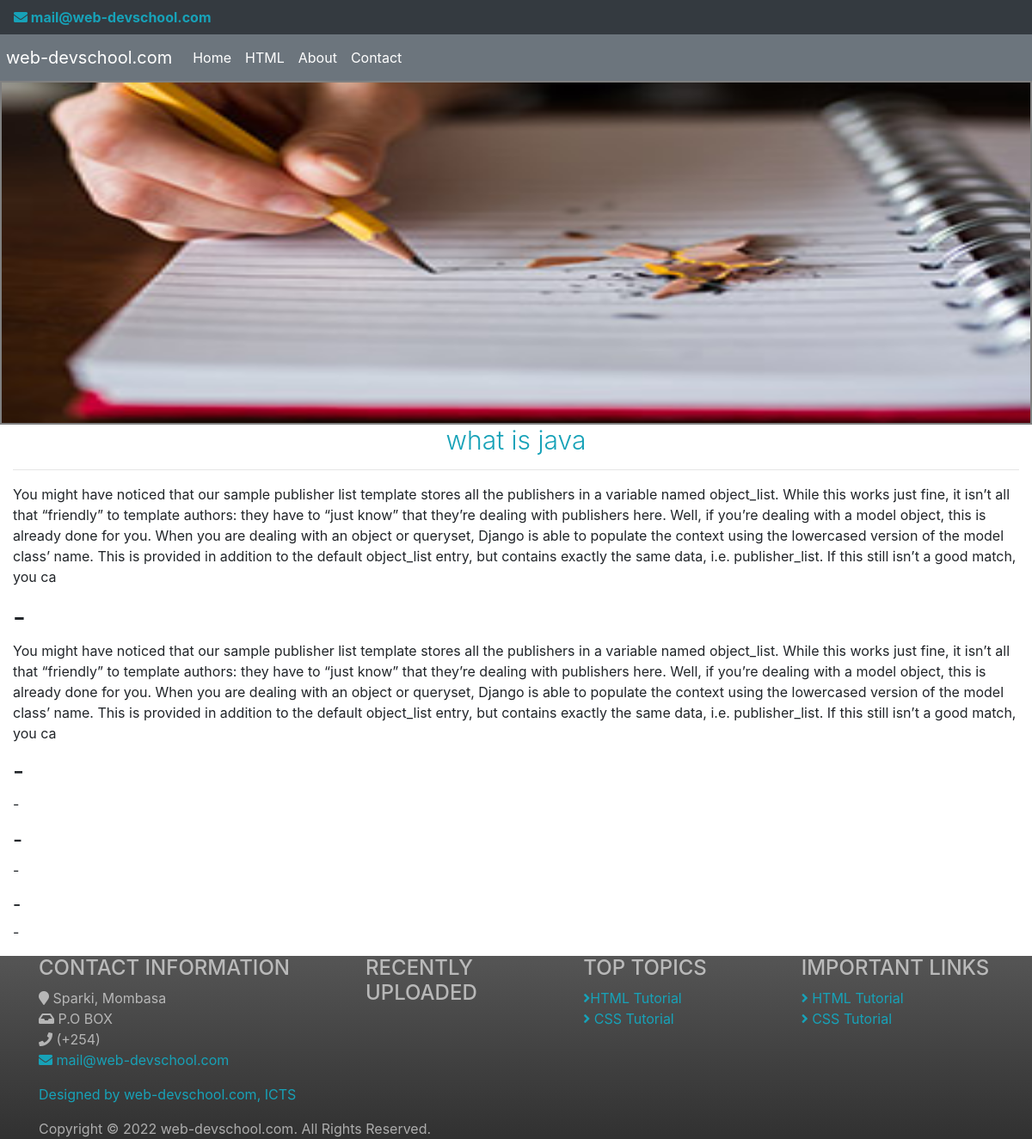
Screenshot of /article/what-is-java with the database file from the repository.
### articles/models.py (models this page shows, shortened)
class article(models.Model):
    BLOG_CATEGORY = (
        ('TEC', 'Technical'),
        ('PRO', 'Programming'),
        ('HOW', 'HOW TO'),
        ('OTH', 'Other')
    )
    blog_category = models.CharField(max_length=3, choices=BLOG_CATEGORY)
    title = models.CharField("Page Title", max_length=150)
    url_name = models.CharField("Url Name", max_length=40, validators=[validate_name])
    photo = models.ImageField(upload_to='photos')
    paragrah1 = models.TextField("Paragraph1")
    header2 = models.CharField("Header2 (optional)", max_length=150)
    paragrah2 = models.TextField("Paragraph2")
    header3 = models.CharField("Header3 (optional)", max_length=150)
    paragrah3 = models.TextField("Paragraph3")
    header4 = models.CharField("Header4 (optional)", max_length=150)
    paragrah4 = models.TextField("Paragraph4")
    header5 = models.CharField("Header5 (optional)", max_length=150)
    paragrah5 = models.TextField("Paragraph5")
    release_date = models.DateField()

### articles/views.py (the view)
# urls.py: path('article/<str:str>', views.article_view, name='article-page'),
def article_view(request, str):
    foot = article.objects.all().order_by('-id')[:3]
    articles = article.objects.get(url_name=str)
    context={
        'iteams':foot,
        'article':articles
    }
    return render(request, 'articles/article.html',context)

### articles/templates/articles/article.html (shortened to what this page needs)
{% extends "basicpages/base.html" %}
{% block showcase %}
    <div style="position: relative;">
        <img src="/media/{{article.photo}}" alt="image"
            style="margin-top: -24px; border:solid gray 2px; width: 100%; max-height:400px">
    </div>
{% endblock %}
{% block content %}
<article>
    <h1 class="text-center text-info display-4" style="font-size: 30px;">{{article.title}}</h1><hr>
    <p>{{article.paragrah1}}</p>
    <h2>{{article.header2}}</h2>
    <p>{{article.paragrah2}}</p>
    <h3>{{article.header3}}</h3>
    <p>{{article.paragrah3}}</p>
    <h4>{{article.header4}}</h4>
    <p>{{article.paragrah4}}</p>
    <h5>{{article.header5}}</h5>
    <p>{{article.paragrah5}}</p>
</article>
{% endblock %}

### rows the page displays
article: photo (picture), title "what is java", paragrah1 "You might have noticed that our sample publisher list template stores all the publishers in a variable named object_list. While this works just fine, it isn’t all that “friendly” to template authors: they have to “just know” that they’re dealing with publishers here. Well, if you’re dealing with a model object, this is already done for you. When you are dealing with an object or queryset, Django is able to populate the context using the lowercased version of the model class’ name. This is provided in addition to the default object_list entry, but contains exactly the same data, i.e. publisher_list. If this still isn’t a good match, you ca", header2 "-", paragrah2 "You might have noticed that our sample publisher list template stores all the publishers in a variable named object_list. While this works just fine, it isn’t all that “friendly” to template authors: they have to “just know” that they’re dealing with publishers here. Well, if you’re dealing with a model object, this is already done for you. When you are dealing with an object or queryset, Django is able to populate the context using the lowercased version of the model class’ name. This is provided in addition to the default object_list entry, but contains exactly the same data, i.e. publisher_list. If this still isn’t a good match, you ca", header3 "-", paragrah3 "-", header4 "-", paragrah4 "-", header5 "-", paragrah5 "-"
